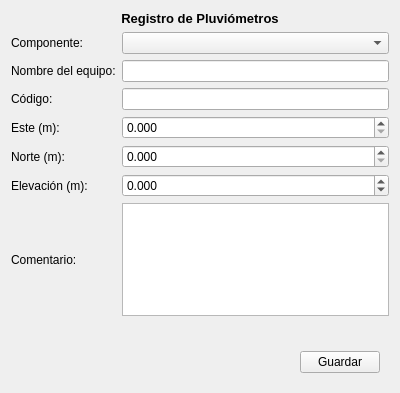
<?xml version="1.0" encoding="UTF-8"?>
<ui version="4.0">
 <class>Form</class>
 <widget class="QWidget" name="Form">
  <property name="geometry">
   <rect>
    <x>0</x>
    <y>0</y>
    <width>400</width>
    <height>393</height>
   </rect>
  </property>
  <property name="windowTitle">
   <string>Form</string>
  </property>
  <property name="styleSheet">
   <string notr="true"/>
  </property>
  <layout class="QVBoxLayout" name="verticalLayout">
   <item>
    <layout class="QGridLayout" name="gridLayout">
     <item row="8" column="1">
      <widget class="QTextEdit" name="input_comentario"/>
     </item>
     <item row="1" column="1">
      <widget class="QComboBox" name="cb_lista_componentes"/>
     </item>
     <item row="10" column="0" colspan="2">
      <widget class="QFrame" name="frame_piepagina">
       <property name="styleSheet">
        <string notr="true">QFrame {
    border: none;
    outline: none;
}
</string>
       </property>
       <property name="frameShape">
        <enum>QFrame::StyledPanel</enum>
       </property>
       <property name="frameShadow">
        <enum>QFrame::Raised</enum>
       </property>
       <layout class="QHBoxLayout" name="horizontalLayout">
        <item>
         <spacer name="horizontalSpacer">
          <property name="orientation">
           <enum>Qt::Horizontal</enum>
          </property>
          <property name="sizeHint" stdset="0">
           <size>
            <width>129</width>
            <height>20</height>
           </size>
          </property>
         </spacer>
        </item>
        <item>
         <widget class="QPushButton" name="btn_registrar">
          <property name="text">
           <string>Guardar</string>
          </property>
         </widget>
        </item>
       </layout>
      </widget>
     </item>
     <item row="1" column="0">
      <widget class="QLabel" name="label_6">
       <property name="text">
        <string>Componente:</string>
       </property>
      </widget>
     </item>
     <item row="5" column="1">
      <widget class="QDoubleSpinBox" name="input_norte">
       <property name="decimals">
        <number>3</number>
       </property>
       <property name="maximum">
        <double>9999999999.999000549316406</double>
       </property>
       <property name="value">
        <double>0.000000000000000</double>
       </property>
      </widget>
     </item>
     <item row="7" column="1">
      <widget class="QDoubleSpinBox" name="input_nivel">
       <property name="decimals">
        <number>3</number>
       </property>
       <property name="minimum">
        <double>-500.000000000000000</double>
       </property>
       <property name="maximum">
        <double>9999.998999999999796</double>
       </property>
      </widget>
     </item>
     <item row="8" column="0">
      <widget class="QLabel" name="label_5">
       <property name="text">
        <string>Comentario:</string>
       </property>
      </widget>
     </item>
     <item row="7" column="0">
      <widget class="QLabel" name="label_8">
       <property name="text">
        <string>Elevación (m):</string>
       </property>
      </widget>
     </item>
     <item row="2" column="1">
      <widget class="QLineEdit" name="input_nombre"/>
     </item>
     <item row="2" column="0">
      <widget class="QLabel" name="label">
       <property name="text">
        <string>Nombre del equipo:</string>
       </property>
      </widget>
     </item>
     <item row="3" column="0">
      <widget class="QLabel" name="label_2">
       <property name="text">
        <string>Código:</string>
       </property>
      </widget>
     </item>
     <item row="0" column="0" colspan="2">
      <widget class="QLabel" name="label_7">
       <property name="font">
        <font>
         <pointsize>10</pointsize>
         <weight>75</weight>
         <bold>true</bold>
        </font>
       </property>
       <property name="text">
        <string>Registro de Pluviómetros</string>
       </property>
       <property name="alignment">
        <set>Qt::AlignCenter</set>
       </property>
      </widget>
     </item>
     <item row="9" column="0" colspan="2">
      <widget class="QLabel" name="label_mensaje">
       <property name="text">
        <string/>
       </property>
      </widget>
     </item>
     <item row="3" column="1">
      <widget class="QLineEdit" name="input_codigo"/>
     </item>
     <item row="5" column="0">
      <widget class="QLabel" name="label_3">
       <property name="text">
        <string>Norte (m):</string>
       </property>
      </widget>
     </item>
     <item row="4" column="0">
      <widget class="QLabel" name="label_4">
       <property name="text">
        <string>Este (m):</string>
       </property>
      </widget>
     </item>
     <item row="4" column="1">
      <widget class="QDoubleSpinBox" name="input_este">
       <property name="decimals">
        <number>3</number>
       </property>
       <property name="maximum">
        <double>999999999.998999953269958</double>
       </property>
      </widget>
     </item>
    </layout>
   </item>
  </layout>
 </widget>
 <resources/>
 <connections/>
</ui>
